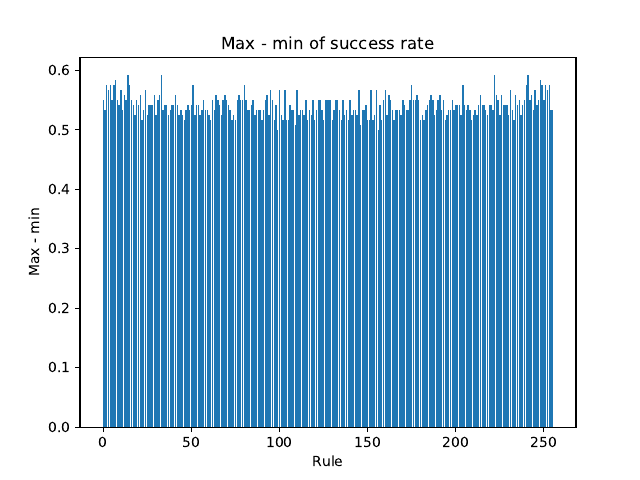

The Python source for this figure:
import matplotlib.pyplot as plt


def read_data(column):
    result = {}
    f = open('results', 'r')
    for line in f:
        data = line.replace("\n", "").replace("]", "").split(", ")
        result[data[0]] = float(data[column])
    return result


def make_plot(data, path):
    plt.bar(range(len(list(data.keys()))), list(data.values()))
    plt.xlabel('Rule')
    plt.ylabel('Max - min')
    plt.title('Max - min of success rate')
    plt.savefig(path + 'histogram_detailed.pdf')
    plt.close()

def make_plot_std(data, path):
    plt.bar(range(len(list(data.keys()))), list(data.values()))
    plt.xlabel('Rule')
    plt.ylabel('Standard deviation')
    plt.title('Standard deviation')
    plt.savefig(path + 'sd_detailed.pdf')
    plt.close()

def make_plot_mean(data, path):
    plt.bar(range(len(list(data.keys()))), list(data.values()))
    plt.xlabel('Rule')
    plt.ylabel('mean')
    plt.title('mean')
    plt.savefig(path + 'mean_detailed.pdf')
    plt.close()


make_plot(read_data(3), '')

make_plot_std(read_data(5), '')
make_plot_mean(read_data(4), '')